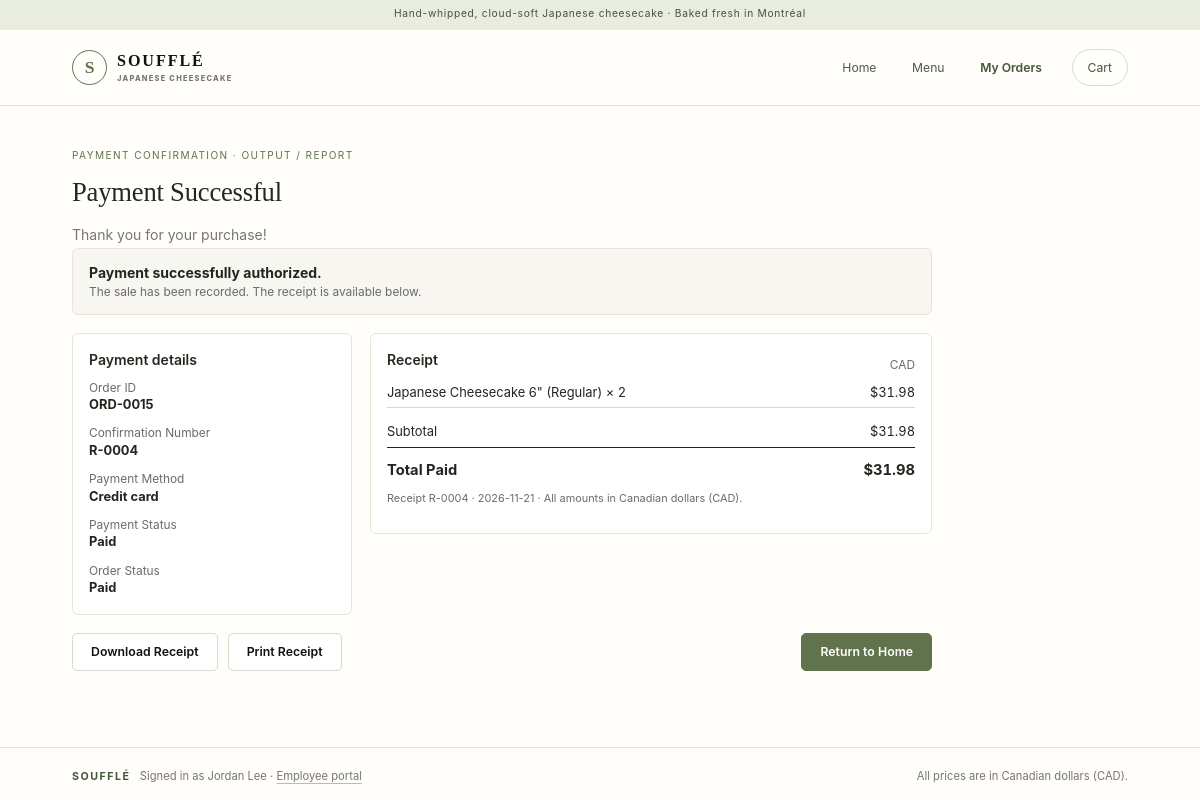
/my-orders/ORD-0015/receipt, run on the app's committed database.
### tables this page shows
CREATE TABLE payments (
    paymentID   INTEGER PRIMARY KEY,
    orderID     TEXT NOT NULL REFERENCES orders(orderID),
    amount      REAL NOT NULL CHECK (amount >= 0),
    method      TEXT NOT NULL CHECK (method IN ('card', 'cash')),
    paymentDate TEXT NOT NULL,
    status      TEXT NOT NULL
);

CREATE TABLE orders (
    orderID     TEXT PRIMARY KEY,
    customerID  INTEGER REFERENCES customers(customerID),
    employeeID  INTEGER NOT NULL REFERENCES employees(employeeID),
    storeID     INTEGER NOT NULL REFERENCES stores(storeID),
    promotionID INTEGER REFERENCES promotions(promotionID),
    orderLine   INTEGER NOT NULL DEFAULT 0,
    orderDate   TEXT NOT NULL,
    orderType   TEXT NOT NULL,
    orderTotal  REAL NOT NULL DEFAULT 0 CHECK (orderTotal >= 0),
    orderStatus TEXT NOT NULL,      -- a state of the order state machine (Milestone 4)
    discountAmount REAL NOT NULL DEFAULT 0 CHECK (discountAmount >= 0)  -- from the promotion
);

CREATE TABLE receipts (
    receiptNumber TEXT PRIMARY KEY,
    paymentID     INTEGER NOT NULL UNIQUE REFERENCES payments(paymentID),
    totalPaid     REAL NOT NULL,
    date          TEXT NOT NULL
);

CREATE TABLE card_payments (
    paymentID         INTEGER PRIMARY KEY REFERENCES payments(paymentID) ON DELETE CASCADE,
    cardType          TEXT NOT NULL,
    authorizationCode TEXT
);

CREATE TABLE menu_items (
    menuItemID  INTEGER PRIMARY KEY,
    name        TEXT NOT NULL,
    description TEXT,
    category    TEXT,
    price       REAL NOT NULL CHECK (price >= 0),
    isAvailable INTEGER NOT NULL DEFAULT 1 CHECK (isAvailable IN (0, 1))
, imageURL TEXT);

CREATE TABLE order_lines (
    orderLineID         INTEGER PRIMARY KEY,
    orderID             TEXT NOT NULL REFERENCES orders(orderID) ON DELETE CASCADE,
    menuItemID          INTEGER NOT NULL REFERENCES menu_items(menuItemID),
    quantity            INTEGER NOT NULL CHECK (quantity > 0),
    specialInstructions TEXT,
    lineTotal           REAL NOT NULL DEFAULT 0
);

### web_app.py (the view)
@app.route("/my-orders/<orderID>/receipt")
def site_receipt(orderID):
    order = customer_order(orderID)
    if order is None:
        return redirect(url_for("my_orders"))
    return payment_confirmation(order, layout="site", done=url_for("home"),
                                done_label="Return to Home")

### database/connection.py (called while the page is built)
def get_connection(path=DB_PATH):
    conn = sqlite3.connect(path)
    conn.row_factory = sqlite3.Row
    conn.execute("PRAGMA foreign_keys = ON")
    return conn

### models/orders.py (called while the page is built)
def order_from_row(row) -> Order:
    return Order(row["orderID"], [], date.fromisoformat(row["orderDate"]), row["orderType"],
                 row["orderTotal"], row["orderStatus"], customerID=row["customerID"],
                 employeeID=row["employeeID"], storeID=row["storeID"],
                 promotionID=row["promotionID"], discountAmount=row["discountAmount"])

def load_order(orderID: str) -> Order:
    with closing(get_connection()) as conn:
        row = conn.execute("SELECT * FROM orders WHERE orderID = ?",
                           (orderID.strip().upper(),)).fetchone()
        if row is None:
            raise ValueError(f"There is no order {orderID}.")
        order = order_from_row(row)
        if order.orderStatus == "Cancelled":
            cancelled = conn.execute("SELECT reason FROM cancellation_records WHERE orderID = ?",
                                     (order.orderID,)).fetchone()
            order.cancellationReason = cancelled["reason"] if cancelled else ""
    return order

    def getOrderDetails(self) -> List[OrderLine]:
        with closing(get_connection()) as conn:
            rows = conn.execute(
                "SELECT l.*, m.name, m.description, m.category, m.price, m.isAvailable "
                "FROM order_lines l JOIN menu_items m ON m.menuItemID = l.menuItemID "
                "WHERE l.orderID = ? ORDER BY l.orderLineID", (self.orderID,)).fetchall()
        self.orderLine = [
            OrderLine(r["orderLineID"], r["quantity"], r["specialInstructions"] or "",
                      r["lineTotal"], orderID=self.orderID,
                      menuItem=MenuItem(r["menuItemID"], r["name"], r["description"],
                                        r["category"], r["price"], bool(r["isAvailable"])))
            for r in rows]
        return self.orderLine

### models/people.py (called while the page is built)
def load_customer(customerID: int) -> Customer:
    with closing(get_connection()) as conn:
        r = conn.execute("SELECT p.*, c.customerID FROM customers c JOIN persons p "
                         "ON p.personID = c.personID WHERE c.customerID = ?", (customerID,)).fetchone()
    if r is None:
        raise ValueError(f"There is no customer {customerID}.")
    return Customer(r["personID"], r["firstName"], r["lastName"], r["phone"], r["email"],
                    r["customerID"])

### templates/pay/confirmation.html (shortened to what this page needs)
{% extends "portal/base.html" if layout == 'portal' else "site/base.html" %}
{% from "macros.html" import money %}
{% block content %}
<div style="max-width:860px">
  <div class="crumb">{{ 'Payment confirmation · Output / Report' }}</div>
  <h1>Payment Successful</h1>
  <p class="lead">{{ 'Cash payment completed successfully.' if pay.method == 'cash' else 'Thank you for your purchase!' }}</p>
  <div class="panel">
    <b>{{ 'Payment validated. Receipt generated.' if pay.method == 'cash' else 'Payment successfully authorized.' }}</b>
    <div class="small muted">The sale has been recorded. The receipt is available below.</div>
  </div>
  <div class="grid g-side">
    <div class="box"><div class="box-body">
      <h3>Payment details</h3>
      <div class="kv" style="grid-template-columns:1fr">
        <div><div class="small muted">Order ID</div><b>{{ view.order.orderID }}</b></div>
        <div><div class="small muted">Confirmation Number</div><b>{{ pay.receiptNumber }}</b></div>
        <div><div class="small muted">Payment Method</div><b>{{ 'Cash' if pay.method == 'cash' else (pay.cardType | capitalize) ~ ' card' }}</b></div>
        <div><div class="small muted">Payment Status</div><b>{{ 'Paid' if pay.status | lower == 'approved' else pay.status }}</b></div>
        <div><div class="small muted">Order Status</div><b>{{ view.order.orderStatus }}</b></div>
      </div>
    </div></div>
    <div class="box"><div class="box-body">
      <div class="actions split"><h3>Receipt</h3><span class="small muted">CAD</span></div>
      <table class="totals">
        {% for line in view.lines %}<tr><td>{{ line.menuItem.name }} × {{ line.quantity }}</td><td class="num">{{ money(line.lineTotal) }}</td></tr>{% endfor %}
        <tr><td colspan="2" style="border-top:1px solid #d6d6d6"></td></tr>
        <tr><td>Subtotal</td><td class="num">{{ money(view.subtotal) }}</td></tr>
        <tr class="grand"><td>Total Paid</td><td class="num big">{{ money(pay.amount) }}</td></tr>
      </table>
      <p class="hint">Receipt {{ pay.receiptNumber }} · {{ pay.receiptDate }} · All amounts in Canadian dollars (CAD).</p>
    </div></div>
  </div>
  <div class="actions">
    <a class="btn" href="{{ download }}">Download Receipt</a>
    <button type="button" onclick="window.print()">Print Receipt</button>
    <a class="btn primary" href="{{ done }}">{{ done_label }}</a>
  </div>
</div>
{% endblock %}

### templates/macros.html (shortened to what this page needs)
{% macro money(value) -%}${{ '%.2f' | format(value or 0) }}{%- endmacro %}

### static/style.css (style rules this page uses)
:root { --ink: #111; --text: #222; --muted: #6b6b6b; --line: #d6d6d6; --line-dark: #222; --panel: #f2f2f2; --panel-2: #e9e9e9; --side: #efefef; --white: #fff; --ok: #1f6b3a; --bad: #a12626; }
* { box-sizing: border-box; }
html { font-size: 14px; }
body { margin: 0; color: var(--text); background: var(--white); font-family: Inter, "Helvetica Neue", Arial, system-ui, sans-serif; line-height: 1.45; }
a { color: inherit; }
h1 { font-size: 1.9rem; font-weight: 600; margin: 0 0 4px; letter-spacing: -.2px; }
h3 { font-size: 1rem; font-weight: 600; margin: 0 0 8px; }
p { margin: 0 0 10px; }
.lead { color: var(--muted); margin-bottom: 22px; }
.muted { color: var(--muted); }
.small { font-size: .85rem; }
.crumb { font-size: .72rem; letter-spacing: 1.2px; text-transform: uppercase; color: var(--muted); margin-bottom: 10px; }
.box { border: 1px solid var(--line-dark); background: var(--white); margin-bottom: 18px; }
.box-body { padding: 16px; }
.panel { background: var(--panel); border: 1px solid var(--line); padding: 14px 16px; margin-bottom: 18px; }
.grid { display: grid; gap: 18px; }
.g-side { grid-template-columns: 280px 1fr; align-items: start; }
.kv { display: grid; grid-template-columns: 160px 1fr; row-gap: 10px; font-size: .92rem; }
table { width: 100%; border-collapse: collapse; font-size: .92rem; }
td { padding: 11px 12px; border-bottom: 1px solid var(--line); vertical-align: middle; }
tr:last-child td { border-bottom: none; }
.num { text-align: right; font-variant-numeric: tabular-nums; }
.totals td { border: none; padding: 5px 0; }
.totals .grand td { border-top: 1px solid var(--line-dark); padding-top: 12px; font-weight: 700; font-size: 1.05rem; }
.big { font-size: 1.6rem; font-weight: 700; }
.hint { font-size: .78rem; color: var(--muted); margin-top: 5px; }
.btn, button { font: inherit; font-size: .88rem; font-weight: 600; cursor: pointer; display: inline-block; padding: 9px 18px; border: 1px solid var(--ink); background: var(--white); color: var(--ink); text-decoration: none; text-align: center; white-space: nowrap; border-radius: 0; }
.btn.primary, button.primary { background: var(--ink); color: #fff; }
.actions { display: flex; gap: 10px; flex-wrap: wrap; align-items: center; }
.actions.split { justify-content: space-between; }
.customer-site { --site-cream: #f8f6f1; --site-paper: #fffefa; --site-green: #60734c; --site-green-dark: #43563a; --site-line: #e8e4da; --site-muted: #77766f; background: var(--site-paper); color: #24251f; }
.customer-site h1, .customer-site h2, .customer-site h3 { color: #262820; }
.customer-site h1, .site-hero h1 { font-family: Georgia, "Times New Roman", serif; font-weight: 400; }
.customer-site .lead { max-width: 590px; margin: 12px 0 0; color: var(--site-muted); line-height: 1.75; }
.customer-site .crumb { color: var(--site-green); letter-spacing: .14em; }
.customer-site .btn, .customer-site button { border-color: #d7d9cf; border-radius: 5px; transition: background-color .18s ease, transform .18s ease; }
.customer-site .btn.primary, .customer-site button.primary { border-color: var(--site-green); background: var(--site-green); color: #fff; }
.customer-site .box { border-color: var(--site-line); border-radius: 6px; }
.customer-site .panel { border-color: var(--site-line) !important; border-radius: 6px; background: var(--site-cream); }

### data on the page
payments: method "Thank you for your purchase!", method "Payment successfully authorized.", method.cardType "Credit card", status "Paid", amount "31.98"
orders: order.orderID "ORD-0015", order.orderStatus "Paid"
receipts: receiptNumber "R-0004", receiptDate "2026-11-21"
menu_items: menuItem.name "Japanese Cheesecake 6\" (Regular)"
order_lines: lineTotal "31.98"

### other printed values
{{ 'Payment confirmation · Output / Report' }} "PAYMENT CONFIRMATION · OUTPUT / REPORT"
{{ line.quantity }} "2"
{{ '%.2f' | format(value or 0) }} "31.98"
{{ done_label }} "Return to Home"
{{ website_customer }} "Jordan Lee"
